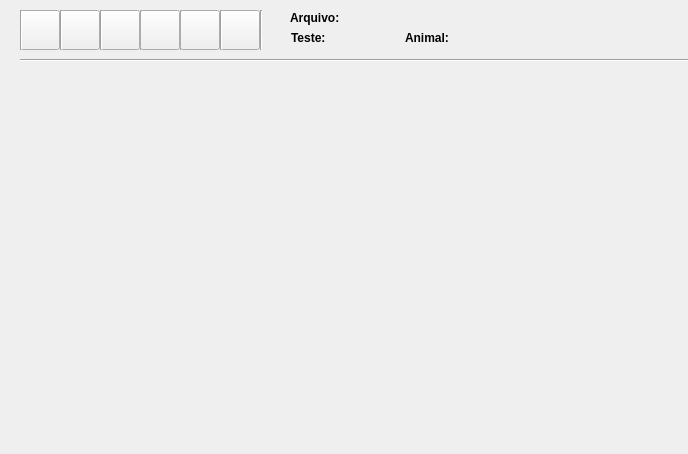
<?xml version="1.0" encoding="UTF-8"?>
<ui version="4.0">
 <class>controlpainel</class>
 <widget class="QWidget" name="controlpainel">
  <property name="geometry">
   <rect>
    <x>0</x>
    <y>0</y>
    <width>688</width>
    <height>454</height>
   </rect>
  </property>
  <property name="windowTitle">
   <string>Rattrack</string>
  </property>
  <widget class="QLabel" name="lbTela">
   <property name="geometry">
    <rect>
     <x>90</x>
     <y>110</y>
     <width>491</width>
     <height>381</height>
    </rect>
   </property>
   <property name="text">
    <string/>
   </property>
  </widget>
  <widget class="QPushButton" name="btPlay">
   <property name="geometry">
    <rect>
     <x>20</x>
     <y>10</y>
     <width>40</width>
     <height>40</height>
    </rect>
   </property>
   <property name="sizePolicy">
    <sizepolicy hsizetype="Minimum" vsizetype="Fixed">
     <horstretch>0</horstretch>
     <verstretch>0</verstretch>
    </sizepolicy>
   </property>
   <property name="toolTip">
    <string/>
   </property>
   <property name="text">
    <string/>
   </property>
   <property name="icon">
    <iconset resource="icons.qrc">
     <normaloff>:/new/prefix1/pause.png</normaloff>:/new/prefix1/pause.png</iconset>
   </property>
  </widget>
  <widget class="QPushButton" name="btReset">
   <property name="geometry">
    <rect>
     <x>60</x>
     <y>10</y>
     <width>40</width>
     <height>40</height>
    </rect>
   </property>
   <property name="toolTip">
    <string>Reset</string>
   </property>
   <property name="text">
    <string/>
   </property>
   <property name="icon">
    <iconset resource="icons.qrc">
     <normaloff>:/new/prefix1/reset.png</normaloff>:/new/prefix1/reset.png</iconset>
   </property>
  </widget>
  <widget class="QPushButton" name="btSair">
   <property name="geometry">
    <rect>
     <x>220</x>
     <y>10</y>
     <width>40</width>
     <height>40</height>
    </rect>
   </property>
   <property name="toolTip">
    <string>Sair</string>
   </property>
   <property name="text">
    <string/>
   </property>
   <property name="icon">
    <iconset resource="icons.qrc">
     <normaloff>:/new/prefix1/sair.png</normaloff>:/new/prefix1/sair.png</iconset>
   </property>
  </widget>
  <widget class="QPushButton" name="btConfig">
   <property name="geometry">
    <rect>
     <x>100</x>
     <y>10</y>
     <width>40</width>
     <height>40</height>
    </rect>
   </property>
   <property name="toolTip">
    <string>Configurações de Caminho</string>
   </property>
   <property name="text">
    <string/>
   </property>
   <property name="icon">
    <iconset resource="icons.qrc">
     <normaloff>:/new/prefix1/config.png</normaloff>:/new/prefix1/config.png</iconset>
   </property>
  </widget>
  <widget class="Line" name="line">
   <property name="windowModality">
    <enum>Qt::WindowModal</enum>
   </property>
   <property name="geometry">
    <rect>
     <x>20</x>
     <y>50</y>
     <width>1250</width>
     <height>20</height>
    </rect>
   </property>
   <property name="sizePolicy">
    <sizepolicy hsizetype="Maximum" vsizetype="Fixed">
     <horstretch>0</horstretch>
     <verstretch>0</verstretch>
    </sizepolicy>
   </property>
   <property name="orientation">
    <enum>Qt::Horizontal</enum>
   </property>
  </widget>
  <widget class="Line" name="line_2">
   <property name="geometry">
    <rect>
     <x>60</x>
     <y>10</y>
     <width>3</width>
     <height>40</height>
    </rect>
   </property>
   <property name="orientation">
    <enum>Qt::Vertical</enum>
   </property>
  </widget>
  <widget class="Line" name="line_3">
   <property name="geometry">
    <rect>
     <x>100</x>
     <y>10</y>
     <width>3</width>
     <height>40</height>
    </rect>
   </property>
   <property name="orientation">
    <enum>Qt::Vertical</enum>
   </property>
  </widget>
  <widget class="Line" name="line_4">
   <property name="geometry">
    <rect>
     <x>140</x>
     <y>10</y>
     <width>3</width>
     <height>40</height>
    </rect>
   </property>
   <property name="orientation">
    <enum>Qt::Vertical</enum>
   </property>
  </widget>
  <widget class="Line" name="line_5">
   <property name="geometry">
    <rect>
     <x>180</x>
     <y>10</y>
     <width>3</width>
     <height>40</height>
    </rect>
   </property>
   <property name="orientation">
    <enum>Qt::Vertical</enum>
   </property>
  </widget>
  <widget class="Line" name="line_6">
   <property name="geometry">
    <rect>
     <x>20</x>
     <y>10</y>
     <width>3</width>
     <height>40</height>
    </rect>
   </property>
   <property name="orientation">
    <enum>Qt::Vertical</enum>
   </property>
  </widget>
  <widget class="QLabel" name="label">
   <property name="geometry">
    <rect>
     <x>290</x>
     <y>10</y>
     <width>59</width>
     <height>16</height>
    </rect>
   </property>
   <property name="text">
    <string>&lt;html&gt;&lt;head/&gt;&lt;body&gt;&lt;p&gt;&lt;span style=&quot; font-weight:600;&quot;&gt;Arquivo:&lt;/span&gt;&lt;/p&gt;&lt;/body&gt;&lt;/html&gt;</string>
   </property>
  </widget>
  <widget class="QLabel" name="label_2">
   <property name="geometry">
    <rect>
     <x>405</x>
     <y>30</y>
     <width>52</width>
     <height>16</height>
    </rect>
   </property>
   <property name="text">
    <string>&lt;html&gt;&lt;head/&gt;&lt;body&gt;&lt;p&gt;&lt;span style=&quot; font-weight:600;&quot;&gt;Animal:&lt;/span&gt;&lt;/p&gt;&lt;/body&gt;&lt;/html&gt;</string>
   </property>
  </widget>
  <widget class="QLabel" name="lbFile">
   <property name="geometry">
    <rect>
     <x>360</x>
     <y>10</y>
     <width>691</width>
     <height>16</height>
    </rect>
   </property>
   <property name="text">
    <string/>
   </property>
  </widget>
  <widget class="QLabel" name="lbNome">
   <property name="geometry">
    <rect>
     <x>463</x>
     <y>30</y>
     <width>281</width>
     <height>16</height>
    </rect>
   </property>
   <property name="text">
    <string/>
   </property>
  </widget>
  <widget class="QLabel" name="label_3">
   <property name="geometry">
    <rect>
     <x>291</x>
     <y>30</y>
     <width>43</width>
     <height>16</height>
    </rect>
   </property>
   <property name="text">
    <string>&lt;html&gt;&lt;head/&gt;&lt;body&gt;&lt;p&gt;&lt;span style=&quot; font-weight:600;&quot;&gt;Teste:&lt;/span&gt;&lt;/p&gt;&lt;/body&gt;&lt;/html&gt;</string>
   </property>
  </widget>
  <widget class="QLabel" name="lbTeste">
   <property name="geometry">
    <rect>
     <x>340</x>
     <y>30</y>
     <width>59</width>
     <height>16</height>
    </rect>
   </property>
   <property name="text">
    <string/>
   </property>
  </widget>
  <widget class="QPushButton" name="btSave">
   <property name="geometry">
    <rect>
     <x>140</x>
     <y>10</y>
     <width>40</width>
     <height>40</height>
    </rect>
   </property>
   <property name="toolTip">
    <string>Salvar</string>
   </property>
   <property name="text">
    <string/>
   </property>
   <property name="icon">
    <iconset resource="icons.qrc">
     <normaloff>:/new/prefix1/save.png</normaloff>:/new/prefix1/save.png</iconset>
   </property>
  </widget>
  <widget class="Line" name="line_7">
   <property name="geometry">
    <rect>
     <x>220</x>
     <y>10</y>
     <width>3</width>
     <height>40</height>
    </rect>
   </property>
   <property name="orientation">
    <enum>Qt::Vertical</enum>
   </property>
  </widget>
  <widget class="QPushButton" name="btCircle">
   <property name="geometry">
    <rect>
     <x>180</x>
     <y>10</y>
     <width>40</width>
     <height>40</height>
    </rect>
   </property>
   <property name="toolTip">
    <string>Calibração </string>
   </property>
   <property name="text">
    <string/>
   </property>
   <property name="icon">
    <iconset resource="icons.qrc">
     <normaloff>:/new/prefix1/findcircle.png</normaloff>:/new/prefix1/findcircle.png</iconset>
   </property>
  </widget>
  <widget class="Line" name="line_8">
   <property name="geometry">
    <rect>
     <x>260</x>
     <y>10</y>
     <width>3</width>
     <height>40</height>
    </rect>
   </property>
   <property name="orientation">
    <enum>Qt::Vertical</enum>
   </property>
  </widget>
 </widget>
 <resources>
  <include location="icons.qrc"/>
 </resources>
 <connections/>
</ui>
